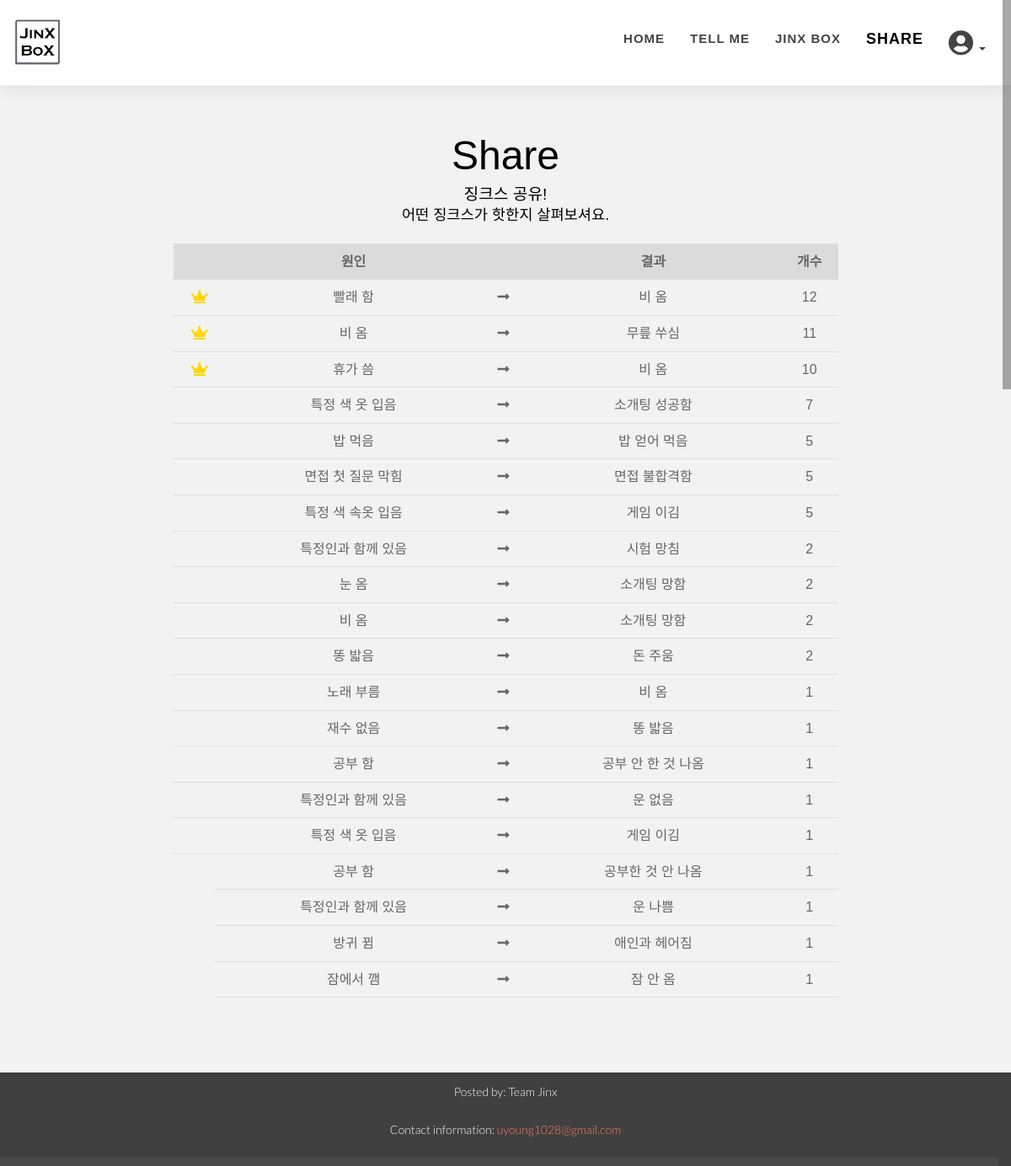
Page /jinxjinx/sentence/ on the committed database.
### jinxjinx/models.py (models this page shows, shortened)
class Sentence(models.Model):
    user = models.ManyToManyField(User,through='UserSentence')
    cause_noun = models.CharField(max_length=50, default='')
    cause_verb = models.CharField(max_length=50, default='')
    effect_noun = models.CharField(max_length=50, default='')
    effect_verb = models.CharField(max_length=50, default='')
    count = models.IntegerField(default=0)

### jinxjinx/views.py (the view)
# urls.py: path('sentence/', views.SentenceList.as_view(), name='sentence_list'),
class SentenceList(ListView):
    model = Sentence
    ordering = ['-count']

### jinxjinx/templates/jinxjinx/sentence_list.html (shortened to what this page needs)
{% extends 'base.html' %}
{%block body%}
    <section id="share" class="home-section"style="padding-top: 70px; padding-bottom: 200px;">
		<div class="row">
			<div class="col-lg-8 col-lg-offset-2">
                <div class="section-heading text-center">
                    <div style="color:black; font-family: 'Noto Sans JP', sans-serif; font-size:300%;">Share</div>
                    <div style="color:black; font-family: 'Noto Sans KR', sans-serif; font-size:120%;">징크스 공유!</div>
                    <div style="color:black; font-family: 'Noto Sans KR', sans-serif; font-size:110%;">어떤 징크스가 핫한지 살펴보셔요.</div>
                    <table align="center">
                        <thead>
                            <tr style="background-color: #dbdbdb;">
                                <th class="no-right-border" ></th>
                                <th class="no-right-border" >원인</th>
                                <th class="no-right-border" ></th>
                                <th class="no-right-border" >결과</th>
                                <th class="no-right-border" >개수</th>
                            </tr>
                        </thead>
                        {%for sentence in sentence_list%}
                        <tbody>
                            <tr>
                                <td class="no-right-border" style="width: 10px">
                                    {% if sentence.user.all.count >= 10 %}
                                        <i class="fas fa-crown" style="color:gold"></i>
                                    {% endif %}
                                </td>
                                <td class="no-right-border" style="width: 180px">
                                    <div>{{sentence.cause_noun}} {{sentence.cause_verb}} </div>
                                </td>
                                <td class="no-right-border" style="width: 10px;">
                                    <div><i class="fas fa-long-arrow-alt-right"></i></div>
                                </td>
                                <td class="no-right-border" style="width: 180px;">
                                    <div>{{sentence.effect_noun}} {{sentence.effect_verb}}</div>
                                </td>
                                <td class="no-right-border" style="width: 40px;">
                                    <div>{{sentence.user.all.count}}</div>
                                </td>
                            </tr>
                        </tbody>
                        {%endfor%}
                    </table>
                </div>
            </div>
        </div>
{%endblock%}

### static/css/style.css (style rules this page uses)
body { width: 100%; height: 100%; font-family: 'Lato',sans-serif; font-weight: 300; color: #666; background-color: #fff; font-size: 16px; line-height: 1.6em; }
html { width: 100%; height: 100%; }
.home-section { padding-top: 150px; padding-bottom: 110px; display:block; position:relative; z-index:120; }

### jinxjinx/templates/jinxjinx/sentence_list.html (style rules this page uses)
table { font-family: 'Noto Sans JP', 'Noto Sans KR', sans-serif; border-collapse: collapse; width: 100%; text-align: center; vertical-align: middle; }
td, th { border: 1px solid #dddddd; text-align: center; padding: 8px; vertical-align: middle; }
.no-right-border { border-right-color: transparent; border-left-color: transparent; }

### rows in the picture
Sentence: cause_noun "빨래", cause_verb "함", effect_noun "비", effect_verb "옴", user.all.count "12"
Sentence: cause_noun "비", cause_verb "옴", effect_noun "무릎", effect_verb "쑤심", user.all.count "11"
Sentence: cause_noun "휴가", cause_verb "씀", effect_noun "비", effect_verb "옴", user.all.count "10"
Sentence: cause_noun "특정 색 옷", cause_verb "입음", effect_noun "소개팅", effect_verb "성공함", user.all.count "7"
Sentence: cause_noun "밥", cause_verb "먹음", effect_noun "밥", effect_verb "얻어 먹음", user.all.count "5"
Sentence: cause_noun "면접", cause_verb "첫 질문 막힘", effect_noun "면접", effect_verb "불합격함", user.all.count "5"
Sentence: cause_noun "특정 색 속옷", cause_verb "입음", effect_noun "게임", effect_verb "이김", user.all.count "5"
Sentence: cause_noun "특정인과 함께", cause_verb "있음", effect_noun "시험", effect_verb "망침", user.all.count "2"
Sentence: cause_noun "눈", cause_verb "옴", effect_noun "소개팅", effect_verb "망함", user.all.count "2"
Sentence: cause_noun "비", cause_verb "옴", effect_noun "소개팅", effect_verb "망함", user.all.count "2"
Sentence: cause_noun "똥", cause_verb "밟음", effect_noun "돈", effect_verb "주움", user.all.count "2"
Sentence: cause_noun "노래", cause_verb "부름", effect_noun "비", effect_verb "옴", user.all.count "1"
Sentence: cause_noun "재수", cause_verb "없음", effect_noun "똥", effect_verb "밟음", user.all.count "1"
Sentence: cause_noun "공부", cause_verb "함", effect_noun "공부 안 한 것", effect_verb "나옴", user.all.count "1"
Sentence: cause_noun "특정인과 함께", cause_verb "있음", effect_noun "운", effect_verb "없음", user.all.count "1"
Sentence: cause_noun "특정 색 옷", cause_verb "입음", effect_noun "게임", effect_verb "이김", user.all.count "1"
Sentence: cause_noun "공부", cause_verb "함", effect_noun "공부한 것", effect_verb "안 나옴", user.all.count "1"
Sentence: cause_noun "특정인과 함께", cause_verb "있음", effect_noun "운", effect_verb "나쁨", user.all.count "1"
Sentence: cause_noun "방귀", cause_verb "뀜", effect_noun "애인과", effect_verb "헤어짐", user.all.count "1"
Sentence: cause_noun "잠에서", cause_verb "깸", effect_noun "잠", effect_verb "안 옴", user.all.count "1"
